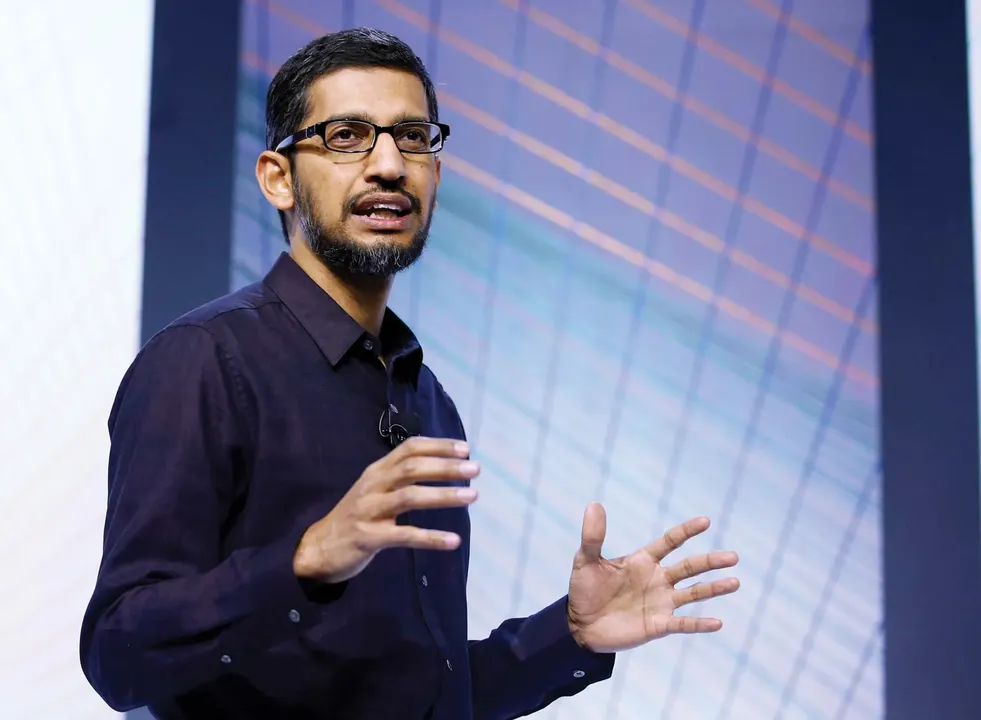
#> input picture Task2-Image_to_Pencil_Sketch_App/Sundar-Pichai-Google.webp, 981 x 720 px, shrunk from 1600 x 1174 before the run
$ jupyter execute CodeClause_Image_to_Pencil_Sketch_App.ipynb
#> lines starting #> are read from the running program, lines starting #| are printed output that depends on the picture
#> the answer given: Sundar-Pichai-Google.webp
<a href="https://colab.research.google.com/github/yara-amr/CodeClause_Image_to_Pencil_Sketch_App/blob/main/CodeClause_Image_to_Pencil_Sketch_App.ipynb" target="_parent"></a>

#Image to Pencil Sketch
## CodeClause Task
* Done By Podakanti Satyajith Chary

This Python code is to generate a Pencil Sketch picture from an Image

[cell 1]
from google.colab import drive
drive.mount('/content/drive')
from google.colab.patches import cv2_imshow
import cv2

[cell 2]
def convert_to_pencil(photo_name):
#> called with photo_name = 'Sundar-Pichai-Google.webp'
  img = cv2.imread(photo_name,1)
#> img is the input picture: shape (720, 981, 3); mean B, G, R 154.8, 127.5, 124.8
  cv2_imshow(img)

  grey_img = cv2.cvtColor(img, cv2.COLOR_BGR2GRAY)
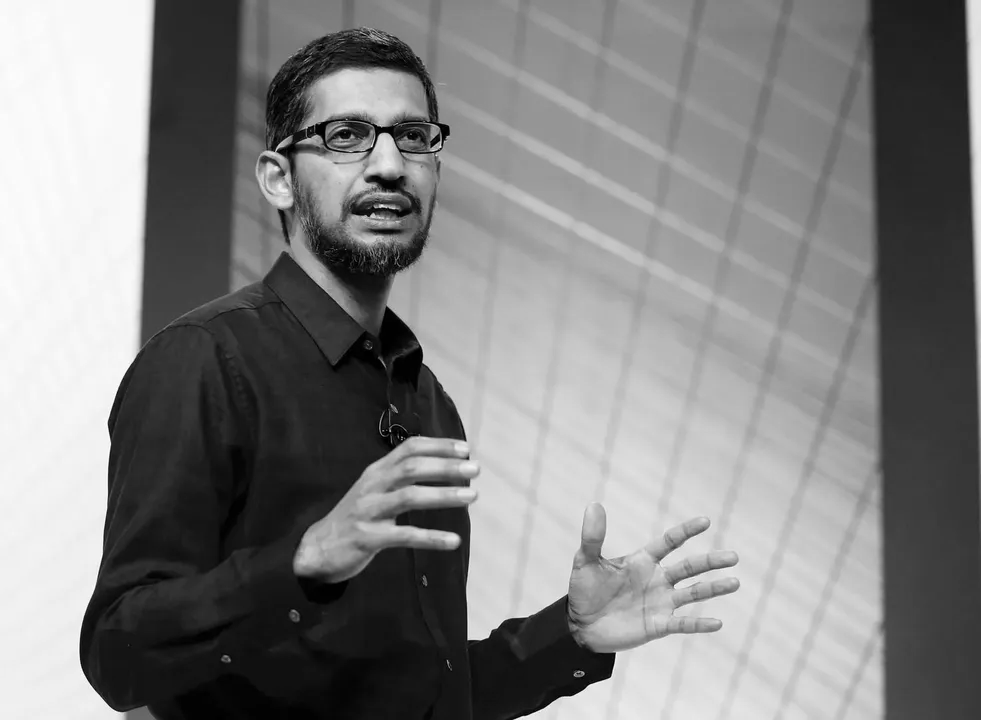
#> grey_img: shape (720, 981); min 0, max 255, mean 129.8
  grey_invert = 255 - grey_img
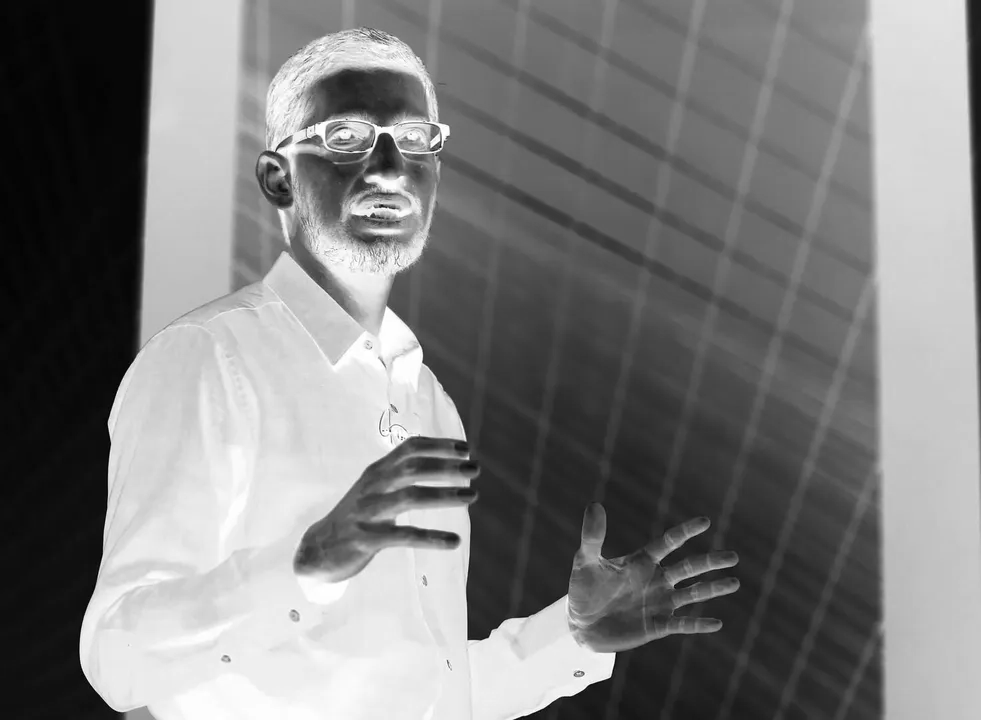
#> grey_invert: shape (720, 981); min 0, max 255, mean 125.2

  blurred_img = cv2.GaussianBlur(grey_invert, (21,21),0)
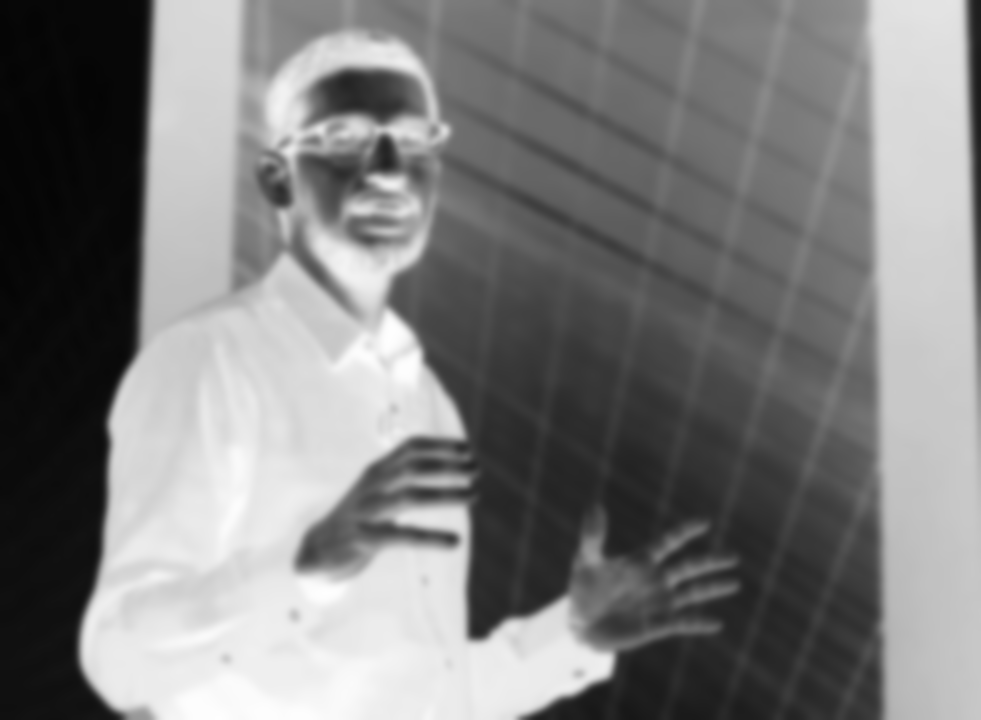
#> blurred_img: shape (720, 981); min 4, max 254, mean 125.2
  blurred_invert = 255 - blurred_img
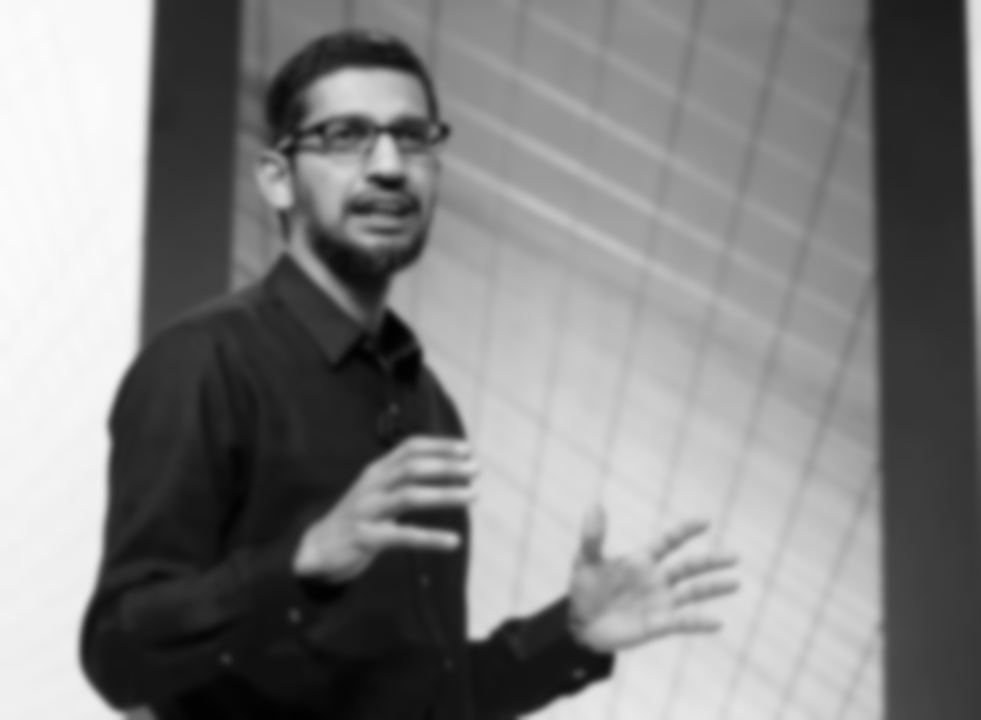
#> blurred_invert: shape (720, 981); min 1, max 251, mean 129.8

  pencil_sketch = cv2.divide(grey_img, blurred_invert, scale = 256.0)
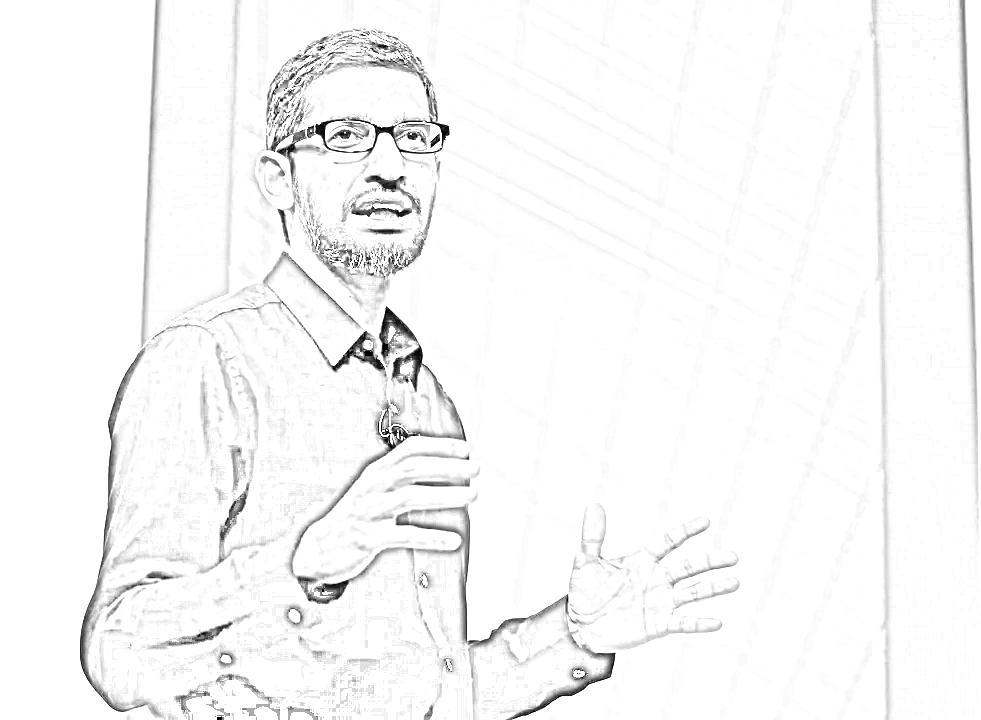
#> pencil_sketch: shape (720, 981); min 0, max 255, mean 247.4
  cv2_imshow(pencil_sketch)
